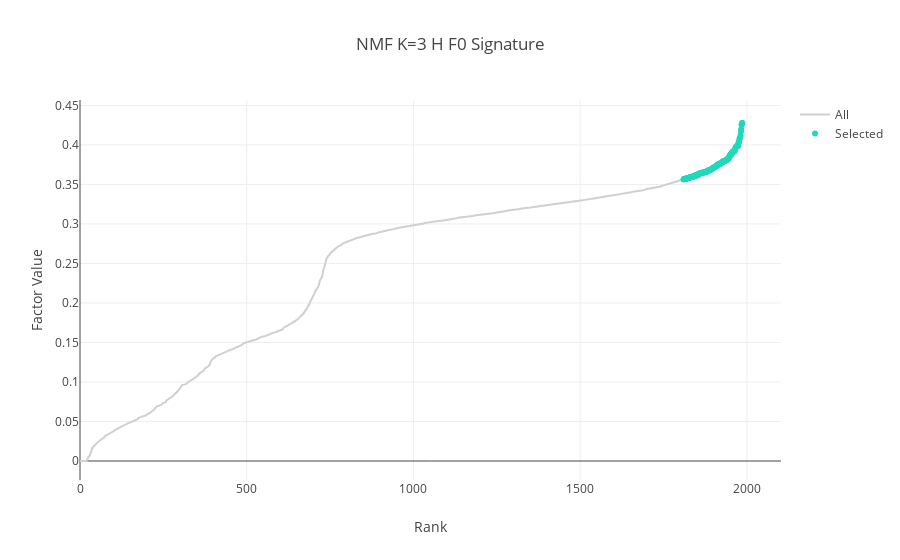
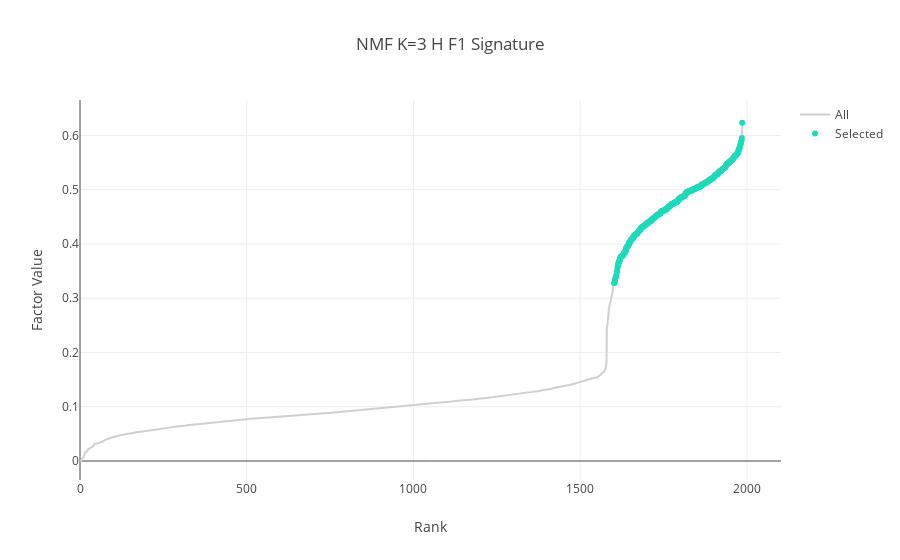
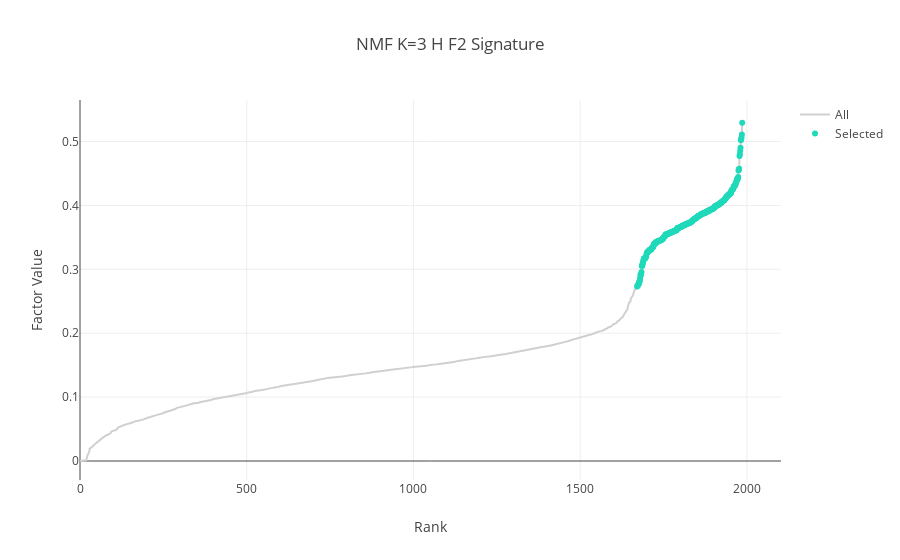

Here is the notebook cell these charts were saved with, in order:
### Code cell
h_signature = pd.DataFrame(columns=h.columns)

for factor_name, factor_values in h.iterrows():

    h_signature.loc[
        factor_name,
        ccal.select_series_indices(
            factor_values,
            ">",
            standard_deviation=1,
            title={
                "text":"NMF K={} H {} Signature".format(SETTING["nmf_k"], factor_name)
            },
            xaxis={"title":"Rank"},
            yaxis={"title":"Factor Value"},
        ),
    ] = 1

h_signature.index = pd.Index(
    ("{} Signature".format(factor_name) for factor_name in h_signature.index),
    name="Signature",
)

### Figure 1 — Plotly figure (JSON) as saved in the notebook; plotly's stock layout.template omitted (floating-point values rounded to 4 significant figures; data arrays with more than 128 entries replaced by an {"elided": "..."} marker saying what was removed)
{"data": [{"marker": {"color": "#d0d0d0"}, "mode": "lines", "name": "All", "text": {"elided": "1987 str values"}, "type": "scatter", "uid": "ef06122d-4ff5-4549-895b-a6c1b539d61c", "x": {"elided": "1987 int values"}, "y": {"elided": "1987 float values"}}, {"marker": {"color": "#20d9ba"}, "mode": "markers", "name": "Selected", "text": {"elided": "177 str values"}, "type": "scatter", "uid": "11b36f27-7ec4-45bd-928a-eeab133cfcab", "x": {"elided": "177 int values"}, "y": {"elided": "177 float values"}}], "layout": {"title": {"text": "NMF K=3 H F0 Signature"}, "xaxis": {"title": {"text": "Rank"}}, "yaxis": {"title": {"text": "Factor Value"}}}}

### Figure 2 — Plotly figure (JSON) as saved in the notebook; plotly's stock layout.template omitted (floating-point values rounded to 4 significant figures; data arrays with more than 128 entries replaced by an {"elided": "..."} marker saying what was removed)
{"data": [{"marker": {"color": "#d0d0d0"}, "mode": "lines", "name": "All", "text": {"elided": "1987 str values"}, "type": "scatter", "uid": "3cacdab0-c577-4ad7-8e4f-230b64e2bfa9", "x": {"elided": "1987 int values"}, "y": {"elided": "1987 float values"}}, {"marker": {"color": "#20d9ba"}, "mode": "markers", "name": "Selected", "text": {"elided": "385 str values"}, "type": "scatter", "uid": "3c6826b5-2828-47d1-8a25-cbf1fb5d57ef", "x": {"elided": "385 int values"}, "y": {"elided": "385 float values"}}], "layout": {"title": {"text": "NMF K=3 H F1 Signature"}, "xaxis": {"title": {"text": "Rank"}}, "yaxis": {"title": {"text": "Factor Value"}}}}

### Figure 3 — Plotly figure (JSON) as saved in the notebook; plotly's stock layout.template omitted (floating-point values rounded to 4 significant figures; data arrays with more than 128 entries replaced by an {"elided": "..."} marker saying what was removed)
{"data": [{"marker": {"color": "#d0d0d0"}, "mode": "lines", "name": "All", "text": {"elided": "1987 str values"}, "type": "scatter", "uid": "4abd210c-0501-4814-aec0-e0ab41f6c743", "x": {"elided": "1987 int values"}, "y": {"elided": "1987 float values"}}, {"marker": {"color": "#20d9ba"}, "mode": "markers", "name": "Selected", "text": {"elided": "316 str values"}, "type": "scatter", "uid": "0ea8a172-4587-4b25-802c-2d4242cef165", "x": {"elided": "316 int values"}, "y": {"elided": "316 float values"}}], "layout": {"title": {"text": "NMF K=3 H F2 Signature"}, "xaxis": {"title": {"text": "Rank"}}, "yaxis": {"title": {"text": "Factor Value"}}}}
